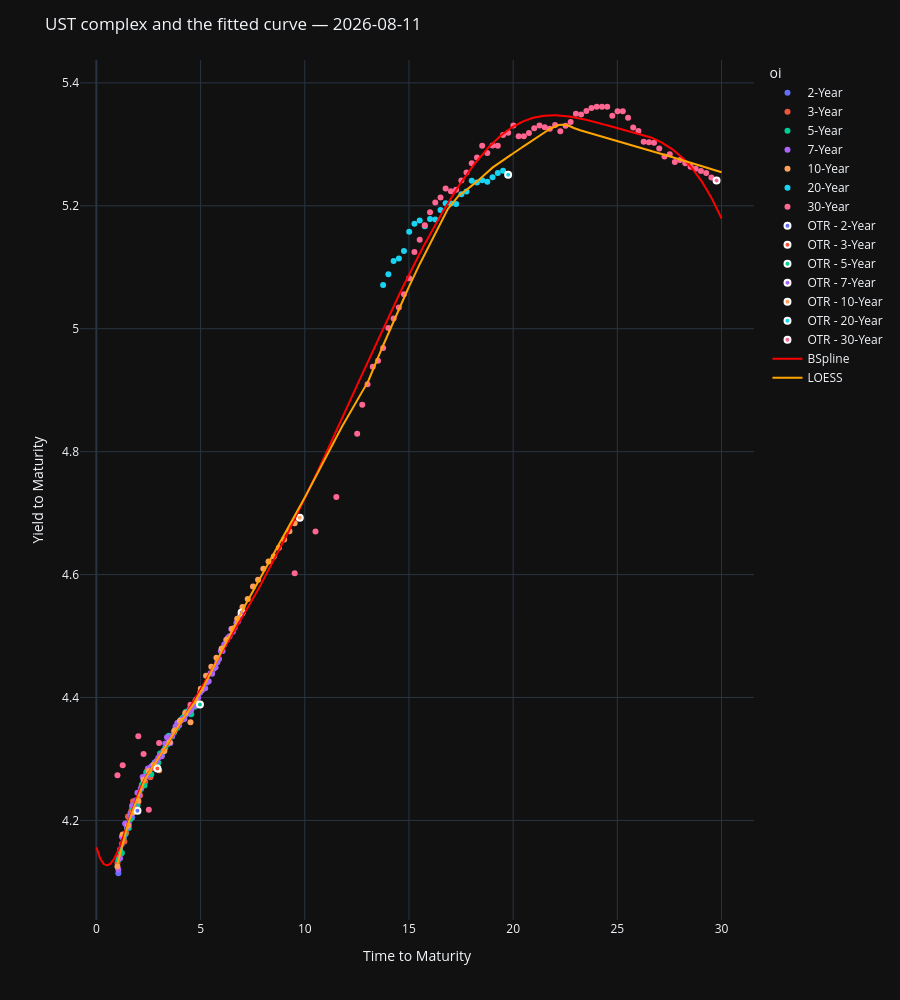

Source (notebook cell):
### Markdown cell above
## 1. The curve, and the spline the richness is measured against

### Code cell
as_of = datetime.date(2026, 8, 11)

ref_df = (
    usts_mdp.get_bond_reference_data(as_of_date=as_of)
    .drop(columns=["record_date"])
    .rename(columns={"label": "ust_label"})
)
ref_df = ref_df[ref_df["ttm"] >= 1]

pricers = usts_mdp.get_pricer(
    request=dict(cusips=ref_df["cusip"].to_list(),
                 timestamp="live" if as_of == datetime.date.today() else as_of,
                 show_tqdm=True)
)
ref_df["mdur"] = ref_df["cusip"].apply(lambda c: pricers[c].mod_duration() if c in pricers else np.nan)
market_df = pd.DataFrame([{"cusip": c, "ytm": p.ytm()} for c, p in pricers.items()]).merge(ref_df, on="cusip")

# The GSS universe excludes the on-the-runs: their specialness in repo is not priced by a GC
# hurdle, so a rich OTR is not a tradeable richness.
cusips_to_fit = ref_df[~ref_df["rank"].isin([0, 1, 2])]["cusip"].to_list()
ttm = [pricers[c].time_to_maturity() for c in cusips_to_fit if c in pricers]
ytm = [pricers[c].ytm() for c in cusips_to_fit if c in pricers]

# The spline build from usts_rv.ipynb, unchanged.
ytm_bspline = GeneralCurveInterpolator(x=ttm, y=ytm).b_spline_with_knots_interpolation(
    knots=[2, 3, 5, 7, 10, 20, 25], k=3, return_func=True
)
ytm_loess = GeneralCurveInterpolator(x=ttm, y=ytm).loess_interpolation(frac=0.15, it=50, delta=0, return_func=True)

plot_usts(
    curve_set_df=market_df,
    ttm_col="ttm",
    ytm_col="ytm",
    label_col="oi",
    cusip_col="cusip",
    hover_data=ref_df.columns.to_list(),
    splines=[(ytm_bspline, "BSpline", "red"), (ytm_loess, "LOESS", "orange")],
    title=f"UST complex and the fitted curve — {as_of}",
)

### Figure 1 — Plotly figure (JSON) as saved in the notebook; plotly's stock layout.template omitted (floating-point values rounded to 4 significant figures; data arrays with more than 128 entries replaced by an {"elided": "..."} marker saying what was removed)
{"data": [{"customdata": [["T 3 3/8 Nov 27", "91282CPL9", 7, "2-Year", "2025-11-24", "2025-12-01", "2027-11-30", 3.375, 1.246], ["T 3 3/8 Dec 27", "91282CPS4", 6, "2-Year", "2025-12-22", "2025-12-31", "2027-12-31", 3.375, 1.33], ["T 3 3/8 Feb 28", "91282CQB0", 5, "2-Year", "2026-02-24", "2026-03-02", "2028-02-29", 3.375, 1.471], ["T 3 7/8 Mar 28", "91282CQH7", 4, "2-Year", "2026-03-24", "2026-03-31", "2028-03-31", 3.875, 1.545], ["T 4 1/8 Jun 28", "91282CQY0", 1, "2-Year", "2026-06-23", "2026-06-30", "2028-06-30", 4.125, 1.785], ["T 4 May 28", "91282CQS3", 2, "2-Year", "2026-05-26", "2026-06-01", "2028-05-31", 4.0, 1.704], ["T 3 3/4 Apr 28", "91282CQL8", 3, "2-Year", "2026-04-27", "2026-04-30", "2028-04-30", 3.75, 1.627], ["T 3 5/8 Aug 27", "91282CNV9", 10, "2-Year", "2025-08-26", "2025-09-02", "2027-08-31", 3.625, 1.004], ["T 3 1/2 Sep 27", "91282CPB1", 9, "2-Year", "2025-09-23", "2025-09-30", "2027-09-30", 3.5, 1.085], ["T 3 1/2 Oct 27", "91282CPE5", 8, "2-Year", "2025-10-27", "2025-10-31", "2027-10-31", 3.5, 1.166]], "hovertemplate": "plot_group=2-Year<br>ttm=%{x}<br>ytm=%{y}<br>ust_label=%{customdata[0]}<br>cusip=%{customdata[1]}<br>rank=%{customdata[2]}<br>oi=%{customdata[3]}<br>auction_date=%{customdata[4]}<br>issue_date=%{customdata[5]}<br>maturity_date=%{customdata[6]}<br>cpn=%{customdata[7]}<br>mdur=%{customdata[8]}<extra></extra>", "legendgroup": "2-Year", "marker": {"color": "#636efa", "symbol": "circle"}, "mode": "markers", "name": "2-Year", "orientation": "v", "showlegend": true, "type": "scatter", "x": [1.304, 1.389, 1.553, 1.638, 1.886, 1.804, 1.72, 1.055, 1.137, 1.222], "xaxis": "x", "y": [4.172, 4.195, 4.194, 4.212, 4.228, 4.216, 4.205, 4.114, 4.153, 4.162], "yaxis": "y"}, {"customdata": {"elided": "23x9 mixed values"}, "hovertemplate": "plot_group=3-Year<br>ttm=%{x}<br>ytm=%{y}<br>ust_label=%{customdata[0]}<br>cusip=%{customdata[1]}<br>rank=%{customdata[2]}<br>oi=%{customdata[3]}<br>auction_date=%{customdata[4]}<br>issue_date=%{customdata[5]}<br>maturity_date=%{customdata[6]}<br>cpn=%{customdata[7]}<br>mdur=%{customdata[8]}<extra></extra>", "legendgroup": "3-Year", "marker": {"color": "#EF553B", "symbol": "circle"}, "mode": "markers", "name": "3-Year", "orientation": "v", "showlegend": true, "type": "scatter", "x": [1.594, 1.43, 1.679, 1.761, 1.845, 2.345, 2.263, 2.515, 2.179, 2.097, 2.012, 2.43, 2.592, 2.844, 2.759, 2.677, 1.096, 1.515, 1.927, 1.345, 1.178, 1.263, 1.011], "xaxis": "x", "y": [4.201, 4.179, 4.216, 4.231, 4.229, 4.263, 4.26, 4.281, 4.258, 4.241, 4.23, 4.28, 4.27, 4.288, 4.285, 4.285, 4.141, 4.207, 4.232, 4.166, 4.146, 4.172, 4.131], "yaxis": "y"}, {"customdata": {"elided": "46x9 mixed values"}, "hovertemplate": "plot_group=5-Year<br>ttm=%{x}<br>ytm=%{y}<br>ust_label=%{customdata[0]}<br>cusip=%{customdata[1]}<br>rank=%{customdata[2]}<br>oi=%{customdata[3]}<br>auction_date=%{customdata[4]}<br>issue_date=%{customdata[5]}<br>maturity_date=%{customdata[6]}<br>cpn=%{customdata[7]}<br>mdur=%{customdata[8]}<extra></extra>", "legendgroup": "5-Year", "marker": {"color": "#00cc96", "symbol": "circle"}, "mode": "markers", "name": "5-Year", "orientation": "v", "showlegend": true, "type": "scatter", "x": [2.304, 2.222, 1.971, 1.886, 3.885, 4.304, 2.551, 2.056, 2.389, 4.389, 4.055, 4.222, 4.137, 3.055, 3.137, 3.222, 3.304, 3.389, 3.474, 2.803, 2.97, 2.636, 4.474, 4.636, 4.551, 1.804, 1.72, 1.638, 2.138, 3.718, 3.803, 3.636, 3.97, 4.718, 4.803, 1.137, 4.885, 2.718, 2.885, 1.553, 1.474, 2.474, 1.389, 1.304, 1.222, 1.055], "xaxis": "x", "y": [4.257, 4.26, 4.225, 4.225, 4.351, 4.377, 4.275, 4.245, 4.278, 4.376, 4.364, 4.37, 4.367, 4.309, 4.306, 4.312, 4.318, 4.324, 4.338, 4.294, 4.294, 4.275, 4.38, 4.386, 4.373, 4.224, 4.222, 4.202, 4.251, 4.343, 4.35, 4.337, 4.36, 4.385, 4.386, 4.15, 4.39, 4.29, 4.295, 4.188, 4.187, 4.283, 4.178, 4.171, 4.147, 4.136], "yaxis": "y"}, {"customdata": {"elided": "71x9 mixed values"}, "hovertemplate": "plot_group=7-Year<br>ttm=%{x}<br>ytm=%{y}<br>ust_label=%{customdata[0]}<br>cusip=%{customdata[1]}<br>rank=%{customdata[2]}<br>oi=%{customdata[3]}<br>auction_date=%{customdata[4]}<br>issue_date=%{customdata[5]}<br>maturity_date=%{customdata[6]}<br>cpn=%{customdata[7]}<br>mdur=%{customdata[8]}<extra></extra>", "legendgroup": "7-Year", "marker": {"color": "#ab63fa", "symbol": "circle"}, "mode": "markers", "name": "7-Year", "orientation": "v", "showlegend": true, "type": "scatter", "x": [1.72, 1.804, 4.636, 3.055, 3.222, 3.389, 2.97, 4.389, 4.055, 4.137, 3.304, 2.056, 2.138, 2.474, 4.718, 4.551, 4.222, 4.474, 3.885, 3.718, 3.803, 4.304, 2.718, 3.97, 2.551, 2.636, 3.551, 3.636, 5.304, 5.389, 6.636, 6.551, 1.474, 1.638, 1.886, 1.304, 1.389, 1.553, 2.304, 3.137, 2.222, 1.971, 2.389, 3.474, 2.803, 2.885, 6.056, 6.138, 1.137, 1.055, 6.304, 6.222, 6.389, 6.474, 1.222, 5.886, 5.72, 5.804, 6.885, 5.137, 5.474, 5.055, 4.97, 5.222, 5.971, 5.638, 5.553, 6.718, 6.803, 4.803, 4.885], "xaxis": "x", "y": [4.224, 4.222, 4.387, 4.306, 4.314, 4.335, 4.302, 4.374, 4.362, 4.365, 4.325, 4.242, 4.252, 4.285, 4.386, 4.38, 4.365, 4.381, 4.359, 4.345, 4.353, 4.374, 4.289, 4.355, 4.284, 4.288, 4.326, 4.337, 4.425, 4.427, 4.513, 4.507, 4.188, 4.208, 4.232, 4.174, 4.195, 4.193, 4.269, 4.304, 4.271, 4.245, 4.272, 4.333, 4.293, 4.297, 4.476, 4.486, 4.138, 4.12, 4.497, 4.494, 4.5, 4.512, 4.174, 4.463, 4.449, 4.457, 4.532, 4.414, 4.44, 4.412, 4.408, 4.415, 4.476, 4.447, 4.439, 4.522, 4.524, 4.397, 4.4], "yaxis": "y"}, {"customdata": {"elided": "35x9 mixed values"}, "hovertemplate": "plot_group=10-Year<br>ttm=%{x}<br>ytm=%{y}<br>ust_label=%{customdata[0]}<br>cusip=%{customdata[1]}<br>rank=%{customdata[2]}<br>oi=%{customdata[3]}<br>auction_date=%{customdata[4]}<br>issue_date=%{customdata[5]}<br>maturity_date=%{customdata[6]}<br>cpn=%{customdata[7]}<br>mdur=%{customdata[8]}<extra></extra>", "legendgroup": "10-Year", "marker": {"color": "#FFA15A", "symbol": "circle"}, "mode": "markers", "name": "10-Year", "orientation": "v", "showlegend": true, "type": "scatter", "x": [1.011, 1.515, 9.011, 9.263, 9.515, 2.515, 4.515, 4.263, 3.759, 4.011, 2.759, 3.011, 3.263, 3.515, 1.761, 2.012, 2.263, 8.515, 7.263, 7.515, 8.759, 5.263, 5.011, 4.759, 7.759, 8.011, 8.263, 6.515, 6.759, 7.011, 6.012, 5.515, 5.761, 6.263, 1.263], "xaxis": "x", "y": [4.125, 4.192, 4.657, 4.671, 4.684, 4.28, 4.36, 4.375, 4.347, 4.362, 4.29, 4.282, 4.313, 4.327, 4.213, 4.232, 4.266, 4.629, 4.56, 4.581, 4.644, 4.435, 4.414, 4.395, 4.592, 4.609, 4.621, 4.512, 4.528, 4.547, 4.48, 4.45, 4.465, 4.494, 4.177], "yaxis": "y"}, {"customdata": {"elided": "24x9 mixed values"}, "hovertemplate": "plot_group=20-Year<br>ttm=%{x}<br>ytm=%{y}<br>ust_label=%{customdata[0]}<br>cusip=%{customdata[1]}<br>rank=%{customdata[2]}<br>oi=%{customdata[3]}<br>auction_date=%{customdata[4]}<br>issue_date=%{customdata[5]}<br>maturity_date=%{customdata[6]}<br>cpn=%{customdata[7]}<br>mdur=%{customdata[8]}<extra></extra>", "legendgroup": "20-Year", "marker": {"color": "#19d3f3", "symbol": "circle"}, "mode": "markers", "name": "20-Year", "orientation": "v", "showlegend": true, "type": "scatter", "x": [13.76, 14.01, 17.51, 17.76, 16.76, 16.52, 17.01, 17.26, 14.26, 15.01, 14.52, 14.76, 15.26, 15.52, 15.76, 16.01, 18.01, 19.01, 18.52, 18.76, 19.26, 19.52, 16.26, 18.26], "xaxis": "x", "y": [5.071, 5.089, 5.219, 5.223, 5.204, 5.193, 5.204, 5.203, 5.11, 5.158, 5.114, 5.126, 5.171, 5.176, 5.167, 5.178, 5.241, 5.247, 5.242, 5.239, 5.253, 5.257, 5.178, 5.238], "yaxis": "y"}, {"customdata": {"elided": "79x9 mixed values"}, "hovertemplate": "plot_group=30-Year<br>ttm=%{x}<br>ytm=%{y}<br>ust_label=%{customdata[0]}<br>cusip=%{customdata[1]}<br>rank=%{customdata[2]}<br>oi=%{customdata[3]}<br>auction_date=%{customdata[4]}<br>issue_date=%{customdata[5]}<br>maturity_date=%{customdata[6]}<br>cpn=%{customdata[7]}<br>mdur=%{customdata[8]}<extra></extra>", "legendgroup": "30-Year", "marker": {"color": "#FF6692", "symbol": "circle"}, "mode": "markers", "name": "30-Year", "orientation": "v", "showlegend": true, "type": "scatter", "x": [25.26, 29.01, 28.76, 28.01, 27.76, 28.52, 28.26, 11.52, 12.52, 12.76, 13.01, 13.26, 13.51, 13.76, 14.01, 29.26, 2.263, 2.515, 3.011, 1.263, 4.515, 25.51, 10.52, 14.52, 14.76, 15.26, 15.01, 16.01, 9.515, 15.76, 15.52, 27.01, 26.76, 26.52, 26.26, 26.01, 25.76, 27.52, 27.26, 16.52, 16.76, 17.26, 17.01, 18.01, 14.26, 17.76, 17.51, 19.52, 19.76, 20.26, 20.01, 19.01, 19.26, 18.76, 16.26, 18.52, 18.26, 25.01, 24.76, 24.52, 23.52, 23.26, 23.01, 22.76, 22.52, 22.26, 22.01, 21.76, 21.51, 21.26, 21.01, 20.76, 20.52, 2.012, 29.51, 23.76, 24.01, 24.26, 1.011], "xaxis": "x", "y": [5.354, 5.257, 5.26, 5.274, 5.271, 5.264, 5.269, 4.726, 4.829, 4.877, 4.91, 4.938, 4.948, 4.969, 5.001, 5.253, 4.308, 4.218, 4.326, 4.29, 4.388, 5.343, 4.67, 5.035, 5.056, 5.125, 5.082, 5.189, 4.602, 5.169, 5.145, 5.293, 5.302, 5.304, 5.304, 5.322, 5.327, 5.284, 5.28, 5.214, 5.228, 5.226, 5.223, 5.269, 5.017, 5.254, 5.241, 5.315, 5.319, 5.313, 5.33, 5.298, 5.298, 5.286, 5.205, 5.298, 5.279, 5.354, 5.346, 5.361, 5.354, 5.349, 5.35, 5.337, 5.33, 5.321, 5.332, 5.325, 5.328, 5.33, 5.326, 5.319, 5.313, 4.337, 5.246, 5.359, 5.361, 5.361, 4.274], "yaxis": "y"}, {"customdata": [["T 4 1/4 Jul 28", "91282CRB9", 0, "OTR - 2-Year", "2026-07-27", "2026-07-31", "2028-07-31", 4.25, 1.866]], "hovertemplate": "oi=%{customdata[3]}<br>ttm=%{x}<br>ytm=%{y}<br>ust_label=%{customdata[0]}<br>cusip=%{customdata[1]}<br>rank=%{customdata[2]}<br>auction_date=%{customdata[4]}<br>issue_date=%{customdata[5]}<br>maturity_date=%{customdata[6]}<br>cpn=%{customdata[7]}<br>mdur=%{customdata[8]}<extra></extra>", "legendgroup": "OTR - 2-Year", "marker": {"color": "#636efa", "line": {"color": "white", "width": 2}, "symbol": "circle"}, "mode": "markers", "name": "OTR - 2-Year", "orientation": "v", "showlegend": true, "type": "scatter", "x": [1.971], "xaxis": "x", "y": [4.216], "yaxis": "y"}, {"customdata": [["T 4 1/8 Jul 29", "91282CQZ7", 0, "OTR - 3-Year", "2026-07-07", "2026-07-15", "2029-07-15", 4.125, 2.718]], "hovertemplate": "oi=%{customdata[3]}<br>ttm=%{x}<br>ytm=%{y}<br>ust_label=%{customdata[0]}<br>cusip=%{customdata[1]}<br>rank=%{customdata[2]}<br>auction_date=%{customdata[4]}<br>issue_date=%{customdata[5]}<br>maturity_date=%{customdata[6]}<br>cpn=%{customdata[7]}<br>mdur=%{customdata[8]}<extra></extra>", "legendgroup": "OTR - 3-Year", "marker": {"color": "#EF553B", "line": {"color": "white", "width": 2}, "symbol": "circle"}, "mode": "markers", "name": "OTR - 3-Year", "orientation": "v", "showlegend": true, "type": "scatter", "x": [2.926], "xaxis": "x", "y": [4.285], "yaxis": "y"}, {"customdata": [["T 4 3/8 Jul 31", "91282CRA1", 0, "OTR - 5-Year", "2026-07-27", "2026-07-31", "2031-07-31", 4.375, 4.415]], "hovertemplate": "oi=%{customdata[3]}<br>ttm=%{x}<br>ytm=%{y}<br>ust_label=%{customdata[0]}<br>cusip=%{customdata[1]}<br>rank=%{customdata[2]}<br>auction_date=%{customdata[4]}<br>issue_date=%{customdata[5]}<br>maturity_date=%{customdata[6]}<br>cpn=%{customdata[7]}<br>mdur=%{customdata[8]}<extra></extra>", "legendgroup": "OTR - 5-Year", "marker": {"color": "#00cc96", "line": {"color": "white", "width": 2}, "symbol": "circle"}, "mode": "markers", "name": "OTR - 5-Year", "orientation": "v", "showlegend": true, "type": "scatter", "x": [4.97], "xaxis": "x", "y": [4.389], "yaxis": "y"}, {"customdata": [["T 4 3/8 Jul 33", "91282CRC7", 0, "OTR - 7-Year", "2026-07-28", "2026-07-31", "2033-07-31", 4.375, 5.932]], "hovertemplate": "oi=%{customdata[3]}<br>ttm=%{x}<br>ytm=%{y}<br>ust_label=%{customdata[0]}<br>cusip=%{customdata[1]}<br>rank=%{customdata[2]}<br>auction_date=%{customdata[4]}<br>issue_date=%{customdata[5]}<br>maturity_date=%{customdata[6]}<br>cpn=%{customdata[7]}<br>mdur=%{customdata[8]}<extra></extra>", "legendgroup": "OTR - 7-Year", "marker": {"color": "#ab63fa", "line": {"color": "white", "width": 2}, "symbol": "circle"}, "mode": "markers", "name": "OTR - 7-Year", "orientation": "v", "showlegend": true, "type": "scatter", "x": [6.97], "xaxis": "x", "y": [4.538], "yaxis": "y"}, {"customdata": [["T 4 3/8 May 36", "91282CQQ7", 0, "OTR - 10-Year", "2026-05-12", "2026-05-15", "2036-05-15", 4.375, 7.755]], "hovertemplate": "oi=%{customdata[3]}<br>ttm=%{x}<br>ytm=%{y}<br>ust_label=%{customdata[0]}<br>cusip=%{customdata[1]}<br>rank=%{customdata[2]}<br>auction_date=%{customdata[4]}<br>issue_date=%{customdata[5]}<br>maturity_date=%{customdata[6]}<br>cpn=%{customdata[7]}<br>mdur=%{customdata[8]}<extra></extra>", "legendgroup": "OTR - 10-Year", "marker": {"color": "#FFA15A", "line": {"color": "white", "width": 2}, "symbol": "circle"}, "mode": "markers", "name": "OTR - 10-Year", "orientation": "v", "showlegend": true, "type": "scatter", "x": [9.761], "xaxis": "x", "y": [4.692], "yaxis": "y"}, {"customdata": [["T 5 May 46", "912810UV8", 0, "OTR - 20-Year", "2026-05-20", "2026-06-01", "2046-05-15", 5.0, 12.21]], "hovertemplate": "oi=%{customdata[3]}<br>ttm=%{x}<br>ytm=%{y}<br>ust_label=%{customdata[0]}<br>cusip=%{customdata[1]}<br>rank=%{customdata[2]}<br>auction_date=%{customdata[4]}<br>issue_date=%{customdata[5]}<br>maturity_date=%{customdata[6]}<br>cpn=%{customdata[7]}<br>mdur=%{customdata[8]}<extra></extra>", "legendgroup": "OTR - 20-Year", "marker": {"color": "#19d3f3", "line": {"color": "white", "width": 2}, "symbol": "circle"}, "mode": "markers", "name": "OTR - 20-Year", "orientation": "v", "showlegend": true, "type": "scatter", "x": [19.76], "xaxis": "x", "y": [5.25], "yaxis": "y"}, {"customdata": [["T 5 May 56", "912810UU0", 0, "OTR - 30-Year", "2026-05-13", "2026-05-15", "2056-05-15", 5.0, 14.95]], "hovertemplate": "oi=%{customdata[3]}<br>ttm=%{x}<br>ytm=%{y}<br>ust_label=%{customdata[0]}<br>cusip=%{customdata[1]}<br>rank=%{customdata[2]}<br>auction_date=%{customdata[4]}<br>issue_date=%{customdata[5]}<br>maturity_date=%{customdata[6]}<br>cpn=%{customdata[7]}<br>mdur=%{customdata[8]}<extra></extra>", "legendgroup": "OTR - 30-Year", "marker": {"color": "#FF6692", "line": {"color": "white", "width": 2}, "symbol": "circle"}, "mode": "markers", "name": "OTR - 30-Year", "orientation": "v", "showlegend": true, "type": "scatter", "x": [29.76], "xaxis": "x", "y": [5.241], "yaxis": "y"}, {"marker": {"color": "red"}, "mode": "lines", "name": "BSpline", "type": "scatter", "x": {"elided": "1000 float values"}, "y": {"elided": "1000 float values"}}, {"marker": {"color": "orange"}, "mode": "lines", "name": "LOESS", "type": "scatter", "x": {"elided": "1000 float values"}, "y": {"elided": "1000 float values"}}], "layout": {"coloraxis": {"showscale": false}, "height": 1000, "legend": {"title": {"text": "oi"}, "tracegroupgap": 0}, "margin": {"t": 60}, "newshape": {"line": {"color": "red"}}, "showlegend": true, "title": {"text": "UST complex and the fitted curve — 2026-08-11"}, "xaxis": {"anchor": "y", "domain": [0.0, 1.0], "showspikes": true, "spikecolor": "white", "spikemode": "across", "spikesnap": "cursor", "title": {"text": "Time to Maturity"}}, "yaxis": {"anchor": "x", "domain": [0.0, 1.0], "showspikes": true, "spikecolor": "white", "spikesnap": "cursor", "spikethickness": 0.5, "title": {"text": "Yield to Maturity"}}}}
